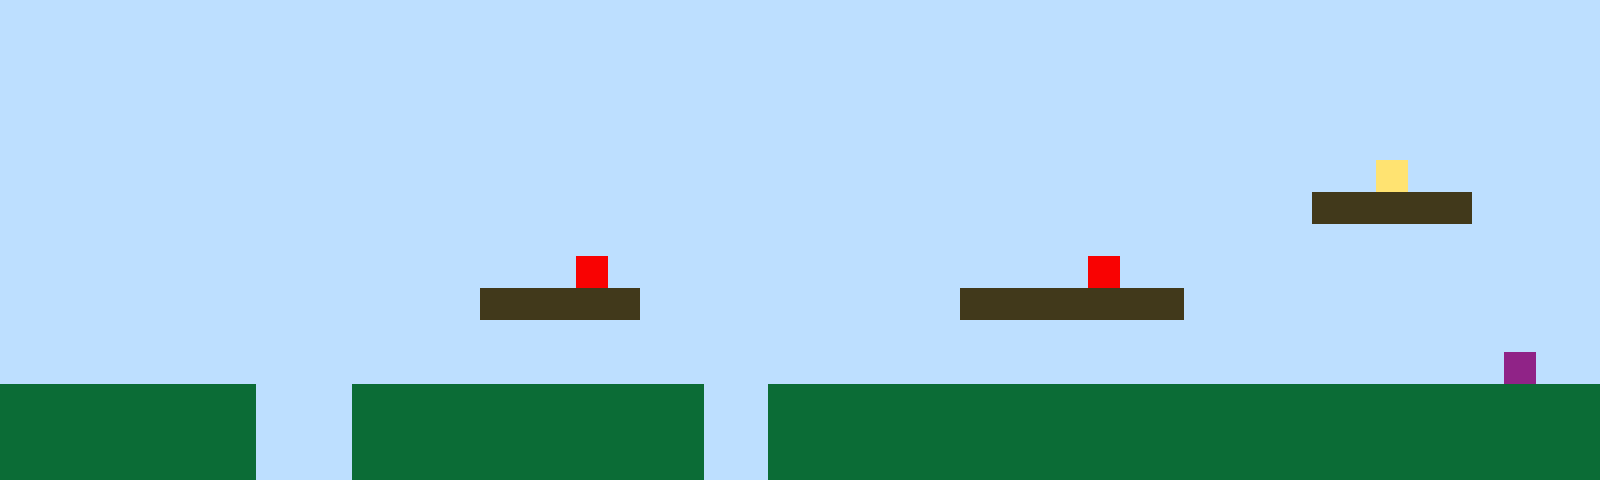

A 2D game scene composited from a Tiled map and its tileset images. What follows is a short description and the map's XML, with every tile layer's data as written:
An orthogonal 50x15 tile map with 32x32 px tiles, 1 tile layer (Tile Layer 1).

<map version="1.10" tiledversion="1.11.2" orientation="orthogonal" renderorder="right-up" width="50" height="15" tilewidth="32" tileheight="32" infinite="0" nextlayerid="2" nextobjectid="1"><editorsettings><export target="map1.csv" format="csv" /></editorsettings><tileset firstgid="1" name="sprites" tilewidth="32" tileheight="32" tilecount="6" columns="3"><image source="sprites.png" width="96" height="64" /></tileset><layer id="1" name="Tile Layer 1" width="50" height="15"><data encoding="csv">1,1,1,1,1,1,1,1,1,1,1,1,1,1,1,1,1,1,1,1,1,1,1,1,1,1,1,1,1,1,1,1,1,1,1,1,1,1,1,1,1,1,1,1,1,1,1,1,1,1,1,1,1,1,1,1,1,1,1,1,1,1,1,1,1,1,1,1,1,1,1,1,1,1,1,1,1,1,1,1,1,1,1,1,1,1,1,1,1,1,1,1,1,1,1,1,1,1,1,1,1,1,1,1,1,1,1,1,1,1,1,1,1,1,1,1,1,1,1,1,1,1,1,1,1,1,1,1,1,1,1,1,1,1,1,1,1,1,1,1,1,1,1,1,1,1,1,1,1,1,1,1,1,1,1,1,1,1,1,1,1,1,1,1,1,1,1,1,1,1,1,1,1,1,1,1,1,1,1,1,1,1,1,1,1,1,1,1,1,1,1,1,1,1,1,1,1,1,1,1,1,1,1,1,1,1,1,1,1,1,1,1,1,1,1,1,1,1,1,1,1,1,1,1,1,1,1,1,1,1,1,1,1,1,1,1,1,1,1,1,1,1,1,1,1,1,1,1,1,1,1,1,1,1,1,1,1,1,1,1,1,1,1,1,1,1,1,1,1,1,1,1,1,1,1,1,1,1,1,1,1,1,1,1,1,1,1,1,1,1,1,1,1,4,1,1,1,1,1,1,1,1,1,1,1,1,1,1,1,1,1,1,1,1,1,1,1,1,1,1,1,1,1,1,1,1,1,1,1,1,1,1,1,1,1,1,1,1,1,1,1,3,3,3,3,3,1,1,1,1,1,1,1,1,1,1,1,1,1,1,1,1,1,1,1,1,1,1,1,1,1,1,1,1,1,1,1,1,1,1,1,1,1,1,1,1,1,1,1,1,1,1,1,1,1,1,1,1,1,1,1,1,1,1,1,1,1,1,1,1,1,1,1,1,1,1,1,1,5,1,1,1,1,1,1,1,1,1,1,1,1,1,1,1,5,1,1,1,1,1,1,1,1,1,1,1,1,1,1,1,1,1,1,1,1,1,1,1,1,1,1,1,1,1,1,3,3,3,3,3,1,1,1,1,1,1,1,1,1,1,3,3,3,3,3,3,3,1,1,1,1,1,1,1,1,1,1,1,1,1,1,1,1,1,1,1,1,1,1,1,1,1,1,1,1,1,1,1,1,1,1,1,1,1,1,1,1,1,1,1,1,1,1,1,1,1,1,1,1,1,1,1,1,1,1,1,1,1,1,1,1,1,1,1,1,1,1,1,1,1,1,1,1,1,1,1,1,1,1,1,1,1,1,1,1,1,1,1,1,1,1,1,1,1,1,1,1,1,1,1,1,1,1,1,1,1,1,6,1,1,2,2,2,2,2,2,2,2,1,1,1,2,2,2,2,2,2,2,2,2,2,2,1,1,2,2,2,2,2,2,2,2,2,2,2,2,2,2,2,2,2,2,2,2,2,2,2,2,2,2,2,2,2,2,2,2,2,2,1,1,1,2,2,2,2,2,2,2,2,2,2,2,1,1,2,2,2,2,2,2,2,2,2,2,2,2,2,2,2,2,2,2,2,2,2,2,2,2,2,2,2,2,2,2,2,2,2,2,1,1,1,2,2,2,2,2,2,2,2,2,2,2,1,1,2,2,2,2,2,2,2,2,2,2,2,2,2,2,2,2,2,2,2,2,2,2,2,2,2,2</data></layer></map>
